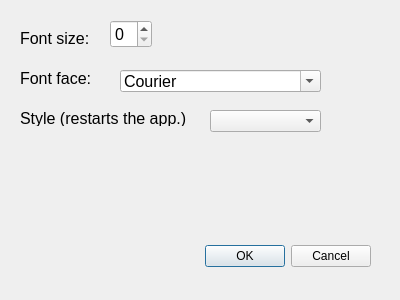
<?xml version="1.0" encoding="UTF-8"?>
<ui version="4.0">
 <class>Dialog</class>
 <widget class="QDialog" name="Dialog">
  <property name="geometry">
   <rect>
    <x>0</x>
    <y>0</y>
    <width>400</width>
    <height>300</height>
   </rect>
  </property>
  <property name="windowTitle">
   <string>Dialog</string>
  </property>
  <widget class="QDialogButtonBox" name="buttonBox">
   <property name="geometry">
    <rect>
     <x>30</x>
     <y>240</y>
     <width>341</width>
     <height>32</height>
    </rect>
   </property>
   <property name="orientation">
    <enum>Qt::Horizontal</enum>
   </property>
   <property name="standardButtons">
    <set>QDialogButtonBox::Cancel|QDialogButtonBox::Ok</set>
   </property>
  </widget>
  <widget class="QLabel" name="labelFontSize">
   <property name="geometry">
    <rect>
     <x>20</x>
     <y>30</y>
     <width>71</width>
     <height>16</height>
    </rect>
   </property>
   <property name="font">
    <font>
     <pointsize>12</pointsize>
    </font>
   </property>
   <property name="text">
    <string>Font size:</string>
   </property>
  </widget>
  <widget class="QSpinBox" name="spinBoxFontSize">
   <property name="geometry">
    <rect>
     <x>110</x>
     <y>20</y>
     <width>42</width>
     <height>28</height>
    </rect>
   </property>
   <property name="font">
    <font>
     <pointsize>12</pointsize>
    </font>
   </property>
  </widget>
  <widget class="QLabel" name="label">
   <property name="geometry">
    <rect>
     <x>20</x>
     <y>110</y>
     <width>191</width>
     <height>16</height>
    </rect>
   </property>
   <property name="font">
    <font>
     <pointsize>12</pointsize>
    </font>
   </property>
   <property name="text">
    <string>Style (restarts the app.)</string>
   </property>
  </widget>
  <widget class="QComboBox" name="styleComboBox">
   <property name="geometry">
    <rect>
     <x>210</x>
     <y>110</y>
     <width>111</width>
     <height>22</height>
    </rect>
   </property>
   <property name="font">
    <font>
     <pointsize>12</pointsize>
    </font>
   </property>
  </widget>
  <widget class="QLabel" name="labelFontFace">
   <property name="geometry">
    <rect>
     <x>20</x>
     <y>70</y>
     <width>80</width>
     <height>16</height>
    </rect>
   </property>
   <property name="font">
    <font>
     <pointsize>12</pointsize>
    </font>
   </property>
   <property name="text">
    <string>Font face:</string>
   </property>
  </widget>
  <widget class="QFontComboBox" name="fontComboBox">
   <property name="geometry">
    <rect>
     <x>120</x>
     <y>70</y>
     <width>201</width>
     <height>22</height>
    </rect>
   </property>
   <property name="font">
    <font>
     <pointsize>12</pointsize>
    </font>
   </property>
   <property name="fontFilters">
    <set>QFontComboBox::MonospacedFonts</set>
   </property>
   <property name="currentFont">
    <font>
     <family>Courier</family>
     <pointsize>12</pointsize>
    </font>
   </property>
  </widget>
 </widget>
 <resources/>
 <connections>
  <connection>
   <sender>buttonBox</sender>
   <signal>accepted()</signal>
   <receiver>Dialog</receiver>
   <slot>accept()</slot>
   <hints>
    <hint type="sourcelabel">
     <x>248</x>
     <y>254</y>
    </hint>
    <hint type="destinationlabel">
     <x>157</x>
     <y>274</y>
    </hint>
   </hints>
  </connection>
  <connection>
   <sender>buttonBox</sender>
   <signal>rejected()</signal>
   <receiver>Dialog</receiver>
   <slot>reject()</slot>
   <hints>
    <hint type="sourcelabel">
     <x>316</x>
     <y>260</y>
    </hint>
    <hint type="destinationlabel">
     <x>286</x>
     <y>274</y>
    </hint>
   </hints>
  </connection>
 </connections>
</ui>
